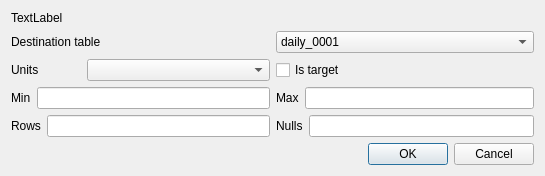
<?xml version="1.0" encoding="UTF-8"?>
<ui version="4.0">
 <class>AddColumnDialog</class>
 <widget class="QDialog" name="AddColumnDialog">
  <property name="geometry">
   <rect>
    <x>0</x>
    <y>0</y>
    <width>545</width>
    <height>172</height>
   </rect>
  </property>
  <property name="windowTitle">
   <string>Adding column</string>
  </property>
  <layout class="QGridLayout" name="gridLayout">
   <item row="0" column="0">
    <widget class="QLabel" name="column_">
     <property name="text">
      <string>TextLabel</string>
     </property>
    </widget>
   </item>
   <item row="2" column="0">
    <layout class="QHBoxLayout" name="horizontalLayout">
     <item>
      <widget class="QLabel" name="label">
       <property name="sizePolicy">
        <sizepolicy hsizetype="Minimum" vsizetype="Preferred">
         <horstretch>0</horstretch>
         <verstretch>0</verstretch>
        </sizepolicy>
       </property>
       <property name="minimumSize">
        <size>
         <width>70</width>
         <height>0</height>
        </size>
       </property>
       <property name="maximumSize">
        <size>
         <width>70</width>
         <height>16777215</height>
        </size>
       </property>
       <property name="text">
        <string>Units</string>
       </property>
      </widget>
     </item>
     <item>
      <widget class="QComboBox" name="units_"/>
     </item>
    </layout>
   </item>
   <item row="3" column="0">
    <layout class="QHBoxLayout" name="horizontalLayout_3">
     <item>
      <widget class="QLabel" name="label_2">
       <property name="text">
        <string>Min</string>
       </property>
      </widget>
     </item>
     <item>
      <widget class="QLineEdit" name="min_">
       <property name="readOnly">
        <bool>true</bool>
       </property>
      </widget>
     </item>
    </layout>
   </item>
   <item row="3" column="1">
    <layout class="QHBoxLayout" name="horizontalLayout_2">
     <item>
      <widget class="QLabel" name="label_3">
       <property name="text">
        <string>Max</string>
       </property>
      </widget>
     </item>
     <item>
      <widget class="QLineEdit" name="max_">
       <property name="readOnly">
        <bool>true</bool>
       </property>
      </widget>
     </item>
    </layout>
   </item>
   <item row="4" column="0">
    <layout class="QHBoxLayout" name="horizontalLayout_4">
     <item>
      <widget class="QLabel" name="label_4">
       <property name="text">
        <string>Rows</string>
       </property>
      </widget>
     </item>
     <item>
      <widget class="QLineEdit" name="rows_">
       <property name="readOnly">
        <bool>true</bool>
       </property>
      </widget>
     </item>
    </layout>
   </item>
   <item row="4" column="1">
    <layout class="QHBoxLayout" name="horizontalLayout_5">
     <item>
      <widget class="QLabel" name="label_5">
       <property name="text">
        <string>Nulls</string>
       </property>
      </widget>
     </item>
     <item>
      <widget class="QLineEdit" name="nulls_">
       <property name="readOnly">
        <bool>true</bool>
       </property>
      </widget>
     </item>
    </layout>
   </item>
   <item row="6" column="1">
    <widget class="QDialogButtonBox" name="button_box_">
     <property name="standardButtons">
      <set>QDialogButtonBox::Cancel|QDialogButtonBox::Ok</set>
     </property>
    </widget>
   </item>
   <item row="2" column="1">
    <widget class="QCheckBox" name="is_target_">
     <property name="text">
      <string>Is target</string>
     </property>
    </widget>
   </item>
   <item row="1" column="0" colspan="2">
    <layout class="QHBoxLayout" name="horizontalLayout_6">
     <item>
      <widget class="QLabel" name="label_6">
       <property name="text">
        <string>Destination table</string>
       </property>
      </widget>
     </item>
     <item>
      <widget class="QComboBox" name="dest_table_">
       <item>
        <property name="text">
         <string>daily_0001</string>
        </property>
       </item>
       <item>
        <property name="text">
         <string>test_data</string>
        </property>
       </item>
      </widget>
     </item>
    </layout>
   </item>
  </layout>
 </widget>
 <layoutdefault spacing="6" margin="11"/>
 <resources/>
 <connections>
  <connection>
   <sender>button_box_</sender>
   <signal>accepted()</signal>
   <receiver>AddColumnDialog</receiver>
   <slot>accept()</slot>
   <hints>
    <hint type="sourcelabel">
     <x>419</x>
     <y>138</y>
    </hint>
    <hint type="destinationlabel">
     <x>317</x>
     <y>111</y>
    </hint>
   </hints>
  </connection>
  <connection>
   <sender>button_box_</sender>
   <signal>rejected()</signal>
   <receiver>AddColumnDialog</receiver>
   <slot>reject()</slot>
   <hints>
    <hint type="sourcelabel">
     <x>499</x>
     <y>138</y>
    </hint>
    <hint type="destinationlabel">
     <x>488</x>
     <y>110</y>
    </hint>
   </hints>
  </connection>
 </connections>
</ui>
